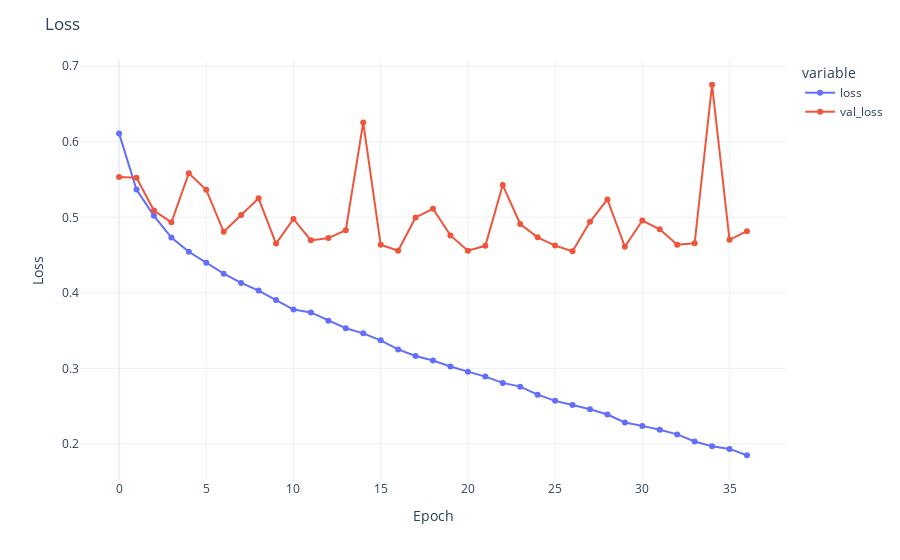

Write notebook code for a chart like this one.
### Code cell
import plotly.express as px

loss_figure = px.line(csv, x="epoch", y=["loss", "val_loss"], template="plotly_white", markers=True)
loss_figure.update_layout(title="Loss", xaxis_title="Epoch", yaxis_title="Loss")

### Figure 1 — Plotly figure (JSON) as saved in the notebook; plotly's stock layout.template omitted (floating-point values rounded to 4 significant figures)
{"data": [{"hovertemplate": "variable=loss<br>epoch=%{x}<br>value=%{y}<extra></extra>", "legendgroup": "loss", "line": {"color": "#636efa", "dash": "solid"}, "marker": {"symbol": "circle"}, "mode": "lines+markers", "name": "loss", "orientation": "v", "showlegend": true, "x": [0, 1, 2, 3, 4, 5, 6, 7, 8, 9, 10, 11, 12, 13, 14, 15, 16, 17, 18, 19, 20, 21, 22, 23, 24, 25, 26, 27, 28, 29, 30, 31, 32, 33, 34, 35, 36], "xaxis": "x", "y": [0.6111, 0.5367, 0.502, 0.4732, 0.4543, 0.4399, 0.4254, 0.4131, 0.4029, 0.3905, 0.3779, 0.3741, 0.3631, 0.3531, 0.3463, 0.3371, 0.325, 0.3164, 0.3104, 0.3024, 0.2956, 0.289, 0.2807, 0.2757, 0.2652, 0.2569, 0.2513, 0.2458, 0.2388, 0.2282, 0.2238, 0.2187, 0.2125, 0.2031, 0.1969, 0.1933, 0.1849], "yaxis": "y", "type": "scatter"}, {"hovertemplate": "variable=val_loss<br>epoch=%{x}<br>value=%{y}<extra></extra>", "legendgroup": "val_loss", "line": {"color": "#EF553B", "dash": "solid"}, "marker": {"symbol": "circle"}, "mode": "lines+markers", "name": "val_loss", "orientation": "v", "showlegend": true, "x": [0, 1, 2, 3, 4, 5, 6, 7, 8, 9, 10, 11, 12, 13, 14, 15, 16, 17, 18, 19, 20, 21, 22, 23, 24, 25, 26, 27, 28, 29, 30, 31, 32, 33, 34, 35, 36], "xaxis": "x", "y": [0.5533, 0.5523, 0.509, 0.4933, 0.5584, 0.5364, 0.4808, 0.503, 0.5252, 0.4652, 0.4978, 0.4695, 0.4724, 0.4828, 0.6255, 0.4637, 0.4558, 0.4998, 0.5113, 0.476, 0.4558, 0.4622, 0.5427, 0.4911, 0.4734, 0.4625, 0.455, 0.4941, 0.5236, 0.4611, 0.4957, 0.4841, 0.4638, 0.4655, 0.6755, 0.4702, 0.4817], "yaxis": "y", "type": "scatter"}], "layout": {"xaxis": {"anchor": "y", "domain": [0.0, 1.0], "title": {"text": "Epoch"}}, "yaxis": {"anchor": "x", "domain": [0.0, 1.0], "title": {"text": "Loss"}}, "legend": {"title": {"text": "variable"}, "tracegroupgap": 0}, "margin": {"t": 60}, "title": {"text": "Loss"}}}
